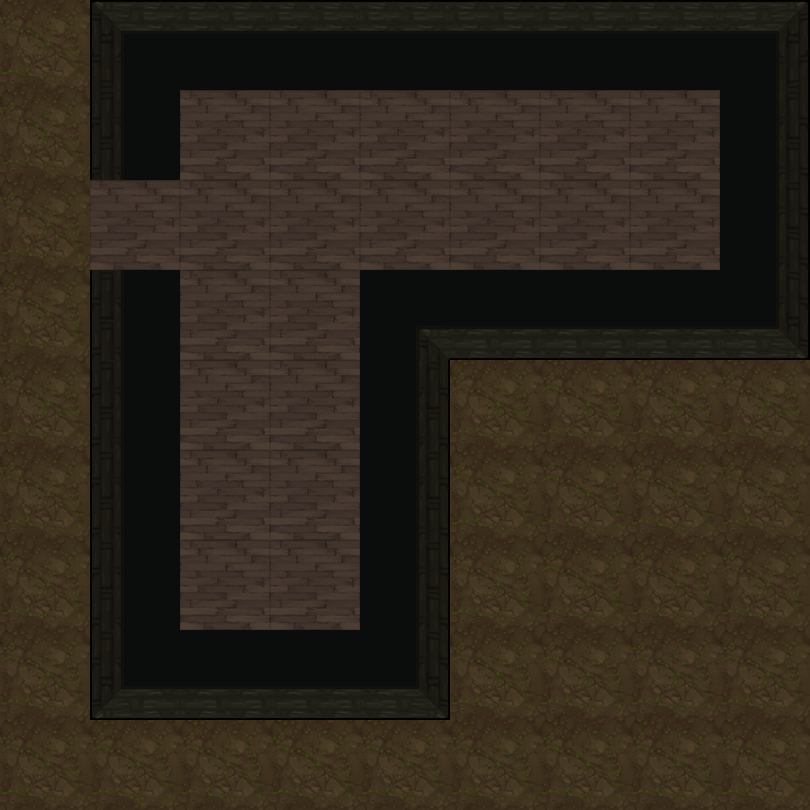

Rendered tile map (Tiled .tmx) drawn with the repository's tilesets; below, a short description and the map source with its tile grids summarised:
An orthogonal 9x9 tile map with 90x90 px tiles, 2 tile layers (地形, 障碍) and 22 objects (18x map, 2x spring, bed, door).

<map version="1.5" tiledversion="1.7.2" orientation="orthogonal" renderorder="right-down" width="9" height="9" tilewidth="90" tileheight="90" infinite="0" nextlayerid="4" nextobjectid="29">
 <tileset firstgid="1" name="1" tilewidth="90" tileheight="90" tilecount="100" columns="10">
  <image source="4.png" trans="ff00ff" width="900" height="900" />
 </tileset>
 <layer id="1" name="地形" width="9" height="9">
  <data>[81 cells, 81 non-empty, 2 distinct tile ids]</data>
 </layer>
 <layer id="2" name="障碍" width="9" height="9">
  <data>[81 cells, 27 non-empty, 9 distinct tile ids]</data>
 </layer>
 <objectgroup id="3" name="对象">
  <object id="1" name="bed" x="180" y="540" width="90" height="90" />
  <object id="2" name="map" x="180" y="360" width="90" height="90" />
  <object id="4" name="map" x="630" y="180" width="90" height="90" />
  <object id="7" name="map" x="180" y="450" width="90" height="90" />
  <object id="8" name="map" x="540" y="180" width="90" height="90" />
  <object id="9" name="map" x="450" y="90" width="90" height="90" />
  <object id="10" name="map" x="540" y="90" width="90" height="90" />
  <object id="11" name="map" x="630" y="90" width="90" height="90" />
  <object id="12" name="map" x="270" y="540" width="90" height="90" />
  <object id="13" name="map" x="270" y="450" width="90" height="90" />
  <object id="15" name="map" x="270" y="270" width="90" height="90" />
  <object id="16" name="map" x="270" y="180" width="90" height="90" />
  <object id="17" name="map" x="360" y="180" width="90" height="90" />
  <object id="19" name="map" x="270" y="90" width="90" height="90" />
  <object id="20" name="map" x="360" y="90" width="90" height="90" />
  <object id="21" name="map" x="270" y="360" width="90" height="90" />
  <object id="23" name="map" x="180" y="180" width="90" height="90">
   <properties>
    <property name="weapon" type="int" value="1" />
   </properties>
  </object>
  <object id="24" name="map" x="180" y="90" width="90" height="90">
   <properties>
    <property name="weapon" type="int" value="2" />
   </properties>
  </object>
  <object id="25" name="map" x="180" y="270" width="90" height="90">
   <properties>
    <property name="weapon" type="int" value="3" />
   </properties>
  </object>
  <object id="26" name="spring" x="0" y="450" width="90" height="90">
   <properties>
    <property name="direction" value="2" />
   </properties>
  </object>
  <object id="27" name="spring" x="450" y="180" width="90" height="90">
   <properties>
    <property name="direction" value="3" />
   </properties>
  </object>
  <object id="28" name="door" x="90" y="180" width="90" height="90">
   <properties>
    <property name="LorR" type="int" value="1" />
    <property name="motion" type="int" value="3" />
    <property name="rotate" type="int" value="90" />
   </properties>
  </object>
 </objectgroup>
</map>
